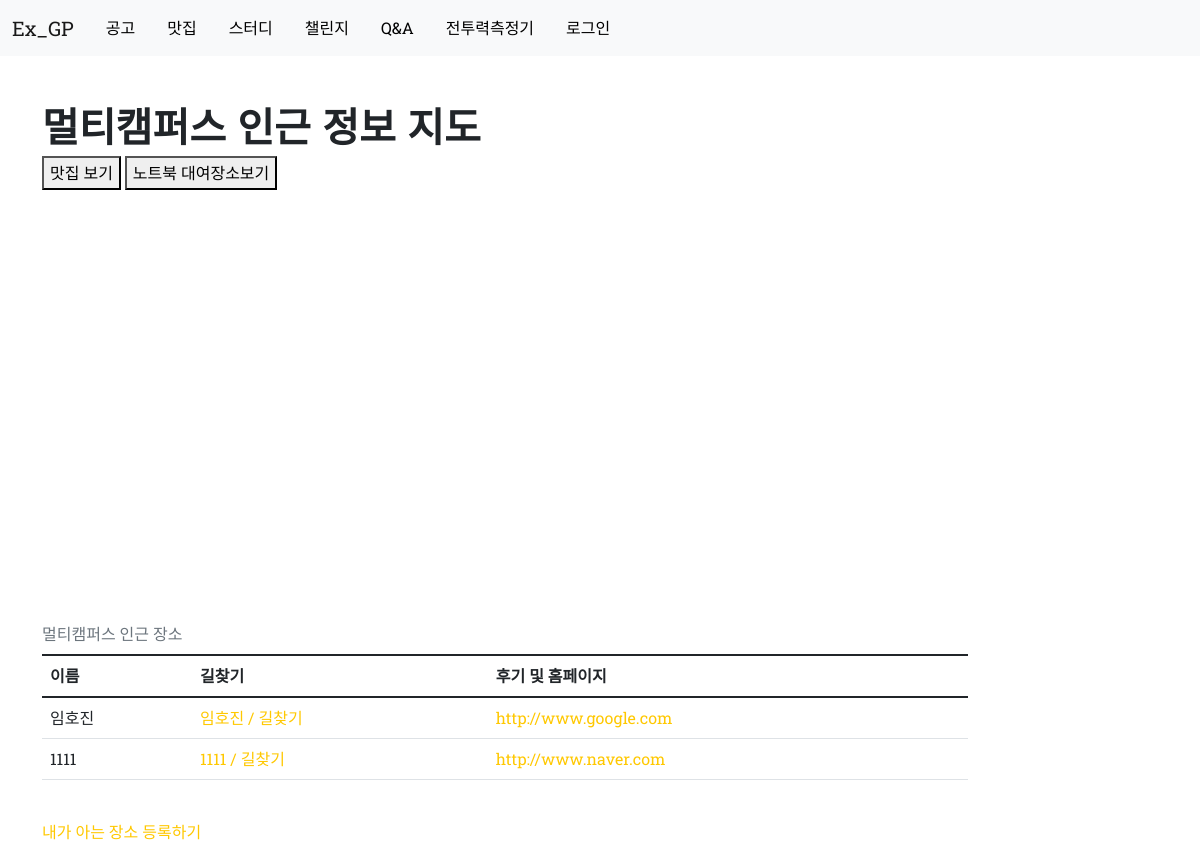
Before: /map/map_study/ with the older database file.
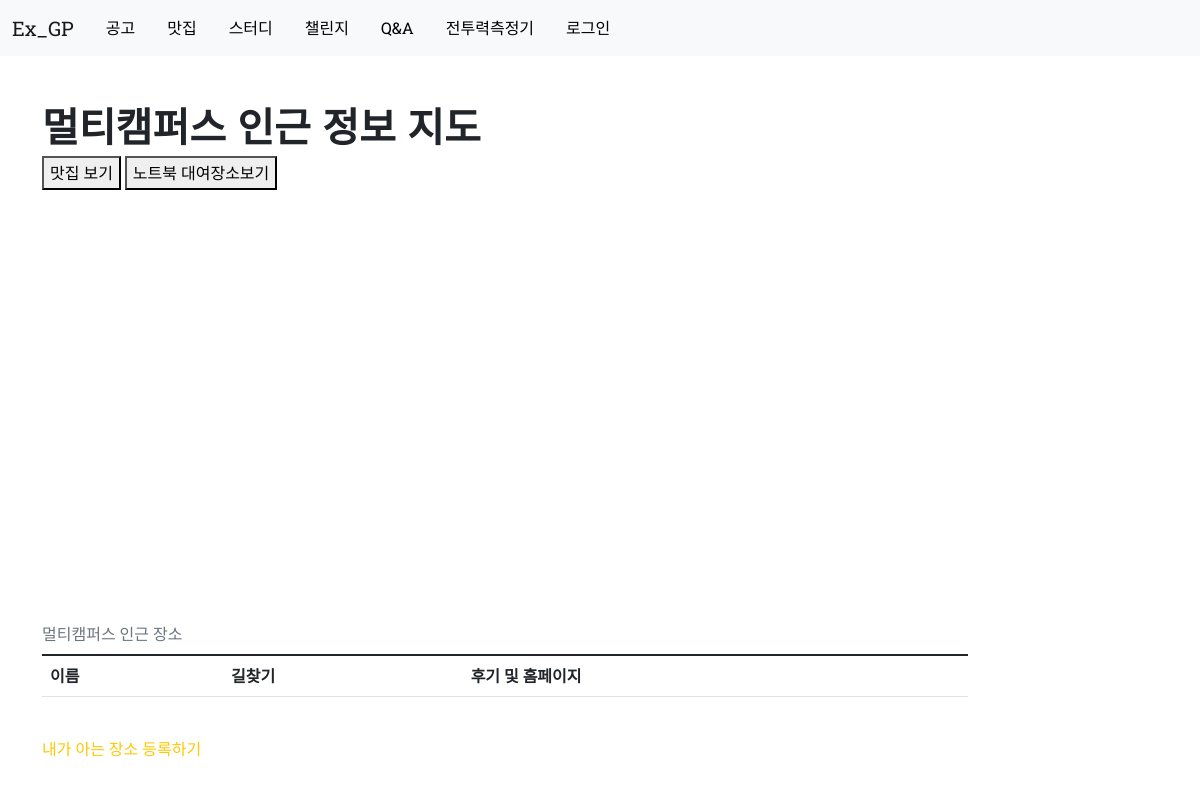
After: the same page with the newer database file.
### map/models.py (models this page shows)
class Maps(models.Model):
    MAP_CAFE = "Cafe"
    MAP_FOOD = "FOOD"
    MAP_NOTEBOOK = "NOTEBOOK"
    MAP_CHOICE = (
        (MAP_CAFE, "Cafe"),
        (MAP_FOOD, "Food"),
        (MAP_NOTEBOOK, "Notebook")
    )
    category = models.CharField(choices=MAP_CHOICE, max_length=20)
    name = models.CharField(max_length=200)
    kakaourl = models.URLField(max_length=200)
    pageurl = models.URLField(max_length=200)

### map/views.py (the view)
# urls.py: path('map_study/', views.map_study, name="map_study"),
def map_study(request):
    map = Maps.objects.order_by('-id')
    context = {'map': map}
    return render(request, 'map/map_study.html', context)

### templates/map/map_study.html (shortened to what this page needs)
{% extends 'base.html' %}
{% block content %}
        <div class="container mt-5">
            <div class="row">
                <div class="col-lg-8">
                    <article>
                        <header class="mb-4">
                            <h1 class="fw-bolder mb-1">멀티캠퍼스 인근 정보 지도</h1>
                        <p>
                        <button onclick="location.href='/map/';">맛집 보기</button>
                        <button onclick="location.href='/map/map_notebook/';">노트북 대여장소보기</button>
                        </p>
                        </header>
                        <div id="map" style="width:700px;height:400px;"></div>
                    </article>
                </div>
                <div class="col-lg-4" >
                </div>
                <div class="col-lg-10">
                <table class="table caption-top">
                      <caption>멀티캠퍼스 인근 장소</caption>
                      <thead>
                        <tr>
                          <th scope="col">이름</th>
                          <th scope="col">길찾기</th>
                          <th scope="col">후기 및 홈페이지</th>
                        </tr>
                      </thead>
                      <tbody>
                      {% if map %}
                        {% for i in map %}
                        {% if i.category == "Cafe" %}
                        <tr>
                            <td>{{ i.name }}</td>
                            <td><a href="{{ i.kakaourl }}">{{ i.name }} / 길찾기</a>
                            <td><a href="{{ i.pageurl }}">{{ i.pageurl }}</a>
                        </tr>
                      {% endif %}
                        {% endfor %}
                        {% endif %}
                      </tbody>
                    </table>
        <br><a href="/map/create/">내가 아는 장소 등록하기</a></br>
                </div>
            </div>
        </div>
{% endblock %}

Changed rows visible on the page:
removed Maps: name "임호진", pageurl "http://www.google.com"
removed Maps: name "1111", pageurl "http://www.naver.com"
